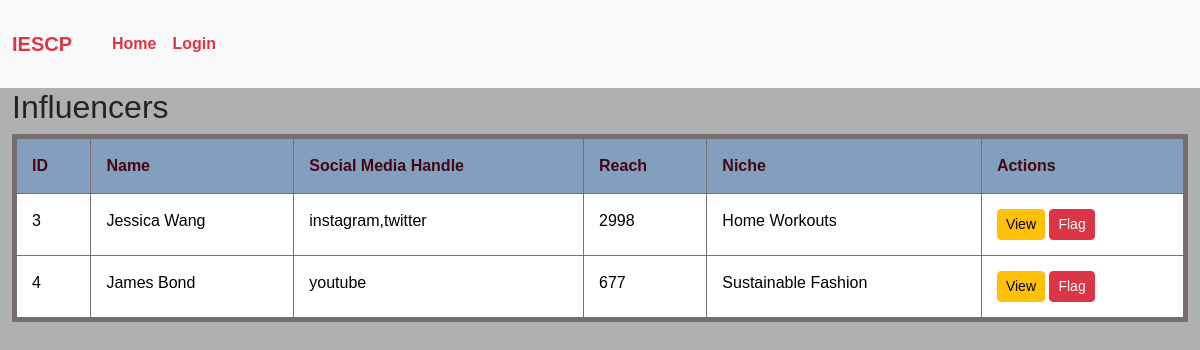
/admin/influencers, run on the app's committed database.
### models.py (models this page shows, shortened)
class User(db.Model, UserMixin):
    __tablename__ = 'user'
    id = db.Column(db.Integer, primary_key=True, autoincrement=True)
    username = db.Column(db.String(150), nullable=False, unique=True)
    passhash = db.Column(db.String(256), nullable=False)
    role = db.Column(db.String(50), nullable=False)
    is_admin = db.Column(db.Boolean, default=False)
    name = db.Column(db.String(50), nullable=True)
    company = db.Column(db.String(100), nullable=True)
    industry = db.Column(db.String(100), nullable=True)
    budget = db.Column(db.Float, nullable=True)
    niche = db.Column(db.String(100), nullable=True)
    platform_preferences = db.Column(db.String(200), nullable=True)
    reach = db.Column(db.Integer, nullable=True)
    influencer_campaigns = db.relationship('Campaign', foreign_keys='Campaign.influencer_id', backref='influencer', lazy=True)
    sponsored_campaigns = db.relationship('Campaign', foreign_keys='Campaign.sponsor_id', backref='sponsor', lazy=True, cascade="all, delete-orphan")
    influencer_adrequests = db.relationship('AdRequest', foreign_keys='AdRequest.influencer_id', backref='influencer', lazy=True)
    sponsored_adrequests = db.relationship('AdRequest', foreign_keys='AdRequest.sponsor_id', backref='sponsor', lazy=True, cascade="all, delete-orphan")
    @property
    def password(self):
        raise AttributeError('Password is not a readable attribute')

### routes.py (the view)
@app.route('/admin/influencers', methods=['GET'])
def admin_influencers_list():
    influencers = User.query.filter(User.role == 'influencer').all()
    return render_template('admin_influencers.html', influencers=influencers)

### templates/admin_influencers.html (shortened to what this page needs)
{% extends "layout.html" %}
{% block content %}
<h2>Influencers</h2>
<table class="table table-bordered">
    <thead>
        <tr>
            <th>ID</th>
            <th>Name</th>
            <th>Social Media Handle</th>
            <th>Reach</th>
            <th>Niche</th>
            <th>Actions</th>
        </tr>
    </thead>
    <tbody>
        {% for influencer in influencers %}
        <tr>
            <td>{{ influencer.id }}</td>
            <td>{{ influencer.name }}</td>
            <td>{{ influencer.platform_preferences }}</td>
            <td>{{ influencer.reach}}</td>
            <td>{{ influencer.niche}}</td>
            <td>
                <a href="{{ url_for('admin_view_influencer', id=influencer.id) }}" class="btn btn-warning btn-sm">View</a>
                <form action="{{ url_for('user_flag', user_id=influencer.id) }}" method="POST" style="display:inline;">
                    <button type="submit" class="btn btn-danger btn-sm">Flag</button>
                </form>
            </td>
        </tr>
        {% endfor %}
    </tbody>
</table>
{% endblock %}

### static/dashboard.css (style rules this page uses)
body { font-family: Arial, sans-serif; background-color: #b6e7c1; }
.table { width: 100%; border-collapse: collapse; margin-bottom: 1rem; background-color: #d6bcbc; border: 5px solid #796e6e; table-layout: auto; }
.table th, .table td { padding: 15px; }
.table th { background-color: #839fbe; color: rgb(67, 7, 19); }
.table td { word-wrap: break-word; }

### templates/layout.html (style rules this page uses)
body { background-color: #b0b0b0; margin: 0; }

### data on the page
User: id "3", name "Jessica Wang", platform_preferences "instagram,twitter", reach "2998", niche "Home Workouts"
User: id "4", name "James Bond", platform_preferences "youtube", reach "677", niche "Sustainable Fashion"
